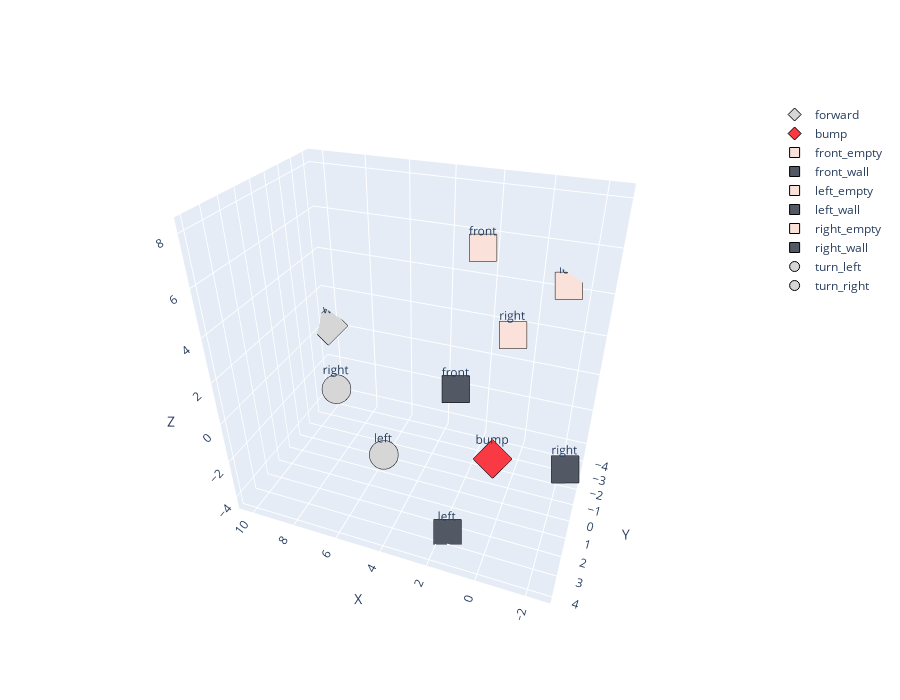

Notebook code cell kept with this figure:
### Code cell
projected = project_token_embeddings_to_3D(model)
plotly_embedding(projected)

### Figure 1 — Plotly figure (JSON) as saved in the notebook; plotly's stock layout.template omitted (floating-point values rounded to 4 significant figures)
{"data": [{"marker": {"color": "#D6D6D6", "line": {"color": "black", "width": 1}, "size": 10, "symbol": "diamond"}, "mode": "markers+text", "name": "forward", "text": "forward", "textposition": "top center", "type": "scatter3d", "x": [10.31], "y": [-4.106], "z": [0.03127]}, {"marker": {"color": "#F93943", "line": {"color": "black", "width": 1}, "size": 10, "symbol": "diamond"}, "mode": "markers+text", "name": "bump", "text": "bump", "textposition": "top center", "type": "scatter3d", "x": [0.5157], "y": [0.4671], "z": [-1.842]}, {"marker": {"color": "#FAE2DB", "line": {"color": "black", "width": 1}, "size": 10, "symbol": "square"}, "mode": "markers+text", "name": "front_empty", "text": "front", "textposition": "top center", "type": "scatter3d", "x": [0.9791], "y": [2.291], "z": [8.156]}, {"marker": {"color": "#535865", "line": {"color": "black", "width": 1}, "size": 10, "symbol": "square"}, "mode": "markers+text", "name": "front_wall", "text": "front", "textposition": "top center", "type": "scatter3d", "x": [1.154], "y": [4.052], "z": [3.99]}, {"marker": {"color": "#FAE2DB", "line": {"color": "black", "width": 1}, "size": 10, "symbol": "square"}, "mode": "markers+text", "name": "left_empty", "text": "left", "textposition": "top center", "type": "scatter3d", "x": [-1.07], "y": [-4.225], "z": [4.174]}, {"marker": {"color": "#535865", "line": {"color": "black", "width": 1}, "size": 10, "symbol": "square"}, "mode": "markers+text", "name": "left_wall", "text": "left", "textposition": "top center", "type": "scatter3d", "x": [1.659], "y": [2.761], "z": [-4.322]}, {"marker": {"color": "#FAE2DB", "line": {"color": "black", "width": 1}, "size": 10, "symbol": "square"}, "mode": "markers+text", "name": "right_empty", "text": "right", "textposition": "top center", "type": "scatter3d", "x": [-0.1538], "y": [2.106], "z": [5.19]}, {"marker": {"color": "#535865", "line": {"color": "black", "width": 1}, "size": 10, "symbol": "square"}, "mode": "markers+text", "name": "right_wall", "text": "right", "textposition": "top center", "type": "scatter3d", "x": [-2.538], "y": [2.664], "z": [0.5044]}, {"marker": {"color": "#D6D6D6", "line": {"color": "black", "width": 1}, "size": 10, "symbol": "circle"}, "mode": "markers+text", "name": "turn_left", "text": "left", "textposition": "top center", "type": "scatter3d", "x": [5.105], "y": [1.218], "z": [-2.427]}, {"marker": {"color": "#D6D6D6", "line": {"color": "black", "width": 1}, "size": 10, "symbol": "circle"}, "mode": "markers+text", "name": "turn_right", "text": "right", "textposition": "top center", "type": "scatter3d", "x": [6.011], "y": [3.162], "z": [2.151]}], "layout": {"height": 700, "scene": {"aspectmode": "auto", "aspectratio": {"x": 1.169, "y": 0.7533, "z": 1.136}, "camera": {"center": {"x": 0, "y": 0, "z": 0}, "eye": {"x": -0.6319, "y": 1.695, "z": 1.189}, "projection": {"type": "perspective"}, "up": {"x": 0, "y": 0, "z": 1}}, "xaxis": {"title": {"text": "X"}, "type": "linear"}, "yaxis": {"title": {"text": "Y"}, "type": "linear"}, "zaxis": {"title": {"text": "Z"}, "type": "linear"}}, "width": 900}}
